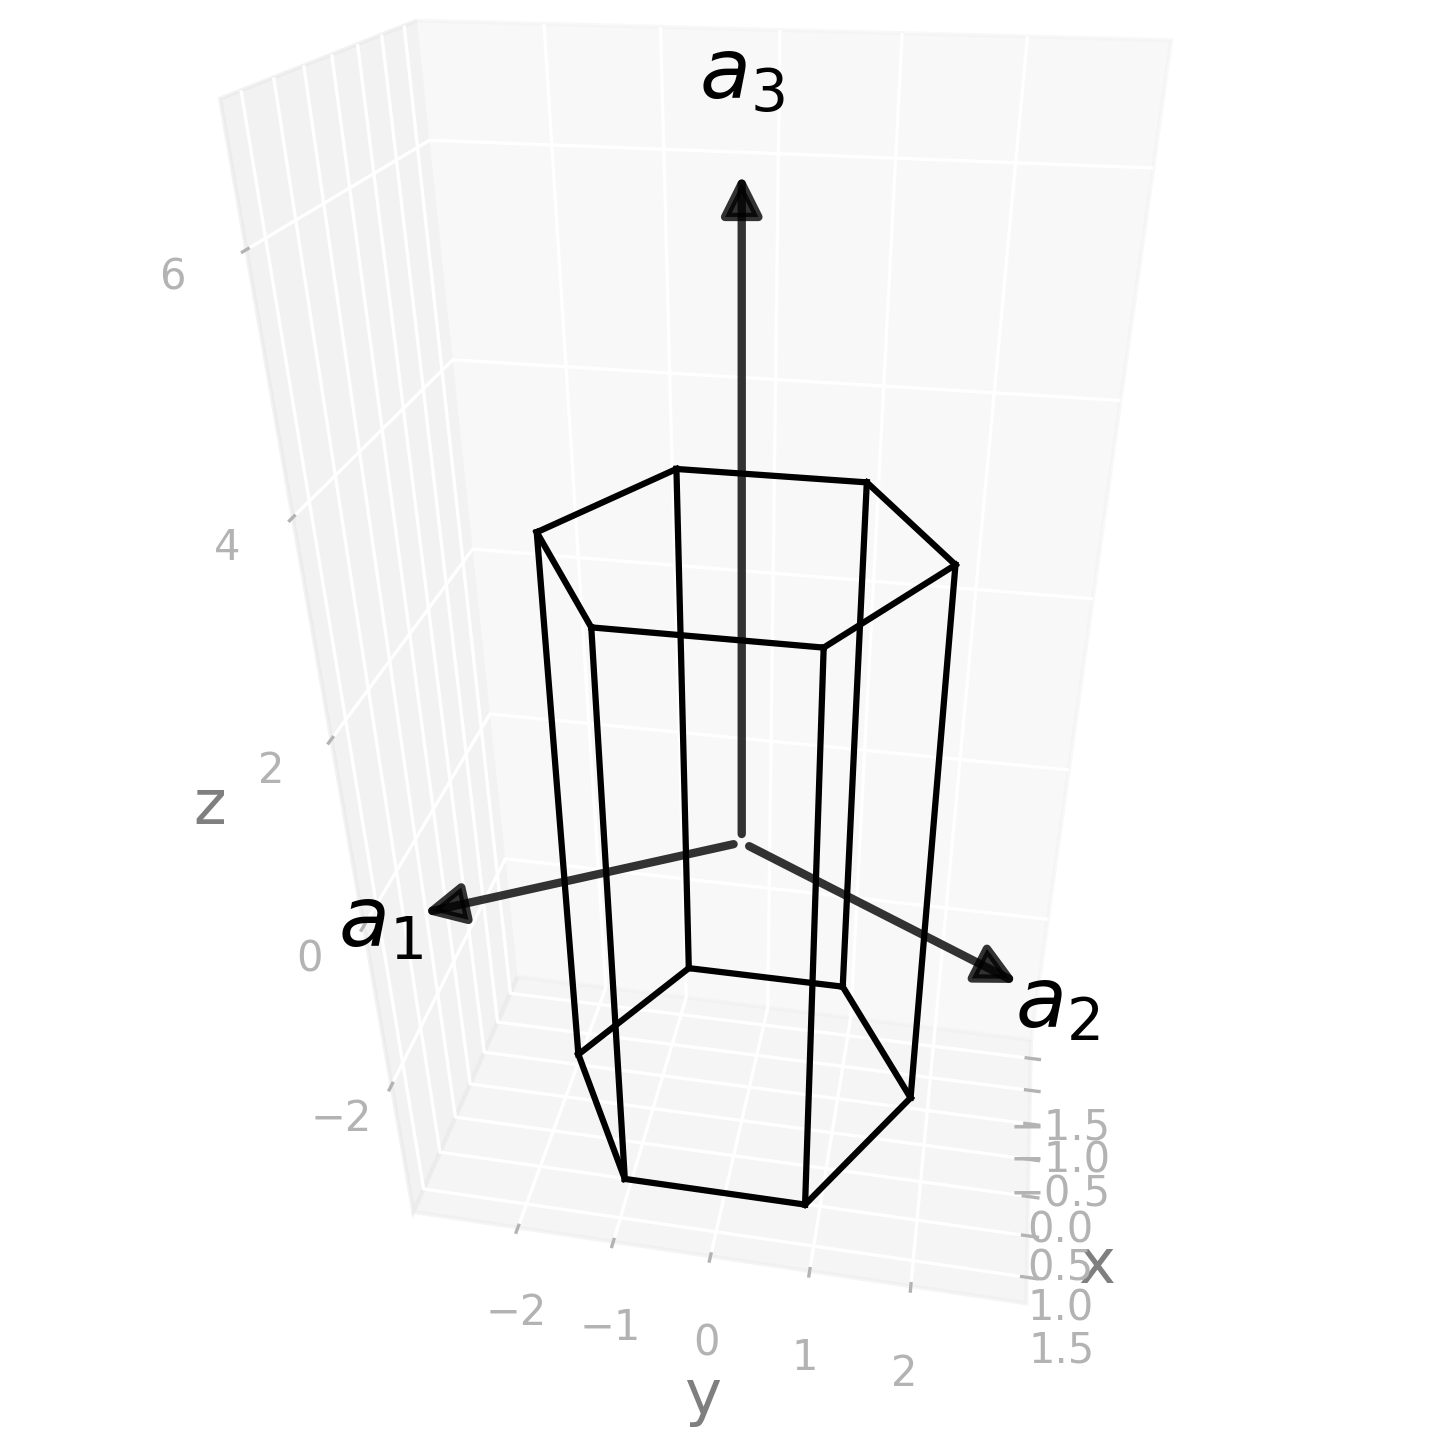

Write Python code to recreate this figure.
import radtools as rad

l = rad.lattice_example(f"HEX")
l.plot("wigner-seitz")
# Save an image:
l.savefig(
    "hex_wigner-seitz.png",
    elev=32,
    azim=10,
    dpi=300,
   bbox_inches="tight",
)
# Interactive plot:
l.show(elev=32, azim=10)
